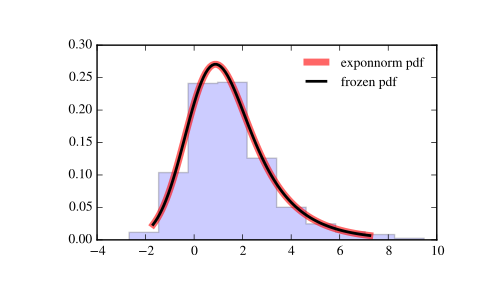

Generate this figure with Python:
from scipy.stats import exponnorm
import matplotlib.pyplot as plt
fig, ax = plt.subplots(1, 1)

# Calculate a few first moments:

K = 1.5
mean, var, skew, kurt = exponnorm.stats(K, moments='mvsk')

# Display the probability density function (``pdf``):

x = np.linspace(exponnorm.ppf(0.01, K),
                exponnorm.ppf(0.99, K), 100)
ax.plot(x, exponnorm.pdf(x, K),
       'r-', lw=5, alpha=0.6, label='exponnorm pdf')

# Alternatively, the distribution object can be called (as a function)
# to fix the shape, location and scale parameters. This returns a "frozen"
# RV object holding the given parameters fixed.

# Freeze the distribution and display the frozen ``pdf``:

rv = exponnorm(K)
ax.plot(x, rv.pdf(x), 'k-', lw=2, label='frozen pdf')

# Check accuracy of ``cdf`` and ``ppf``:

vals = exponnorm.ppf([0.001, 0.5, 0.999], K)
np.allclose([0.001, 0.5, 0.999], exponnorm.cdf(vals, K))
# True

# Generate random numbers:

r = exponnorm.rvs(K, size=1000)

# And compare the histogram:

ax.hist(r, normed=True, histtype='stepfilled', alpha=0.2)
ax.legend(loc='best', frameon=False)
plt.show()
